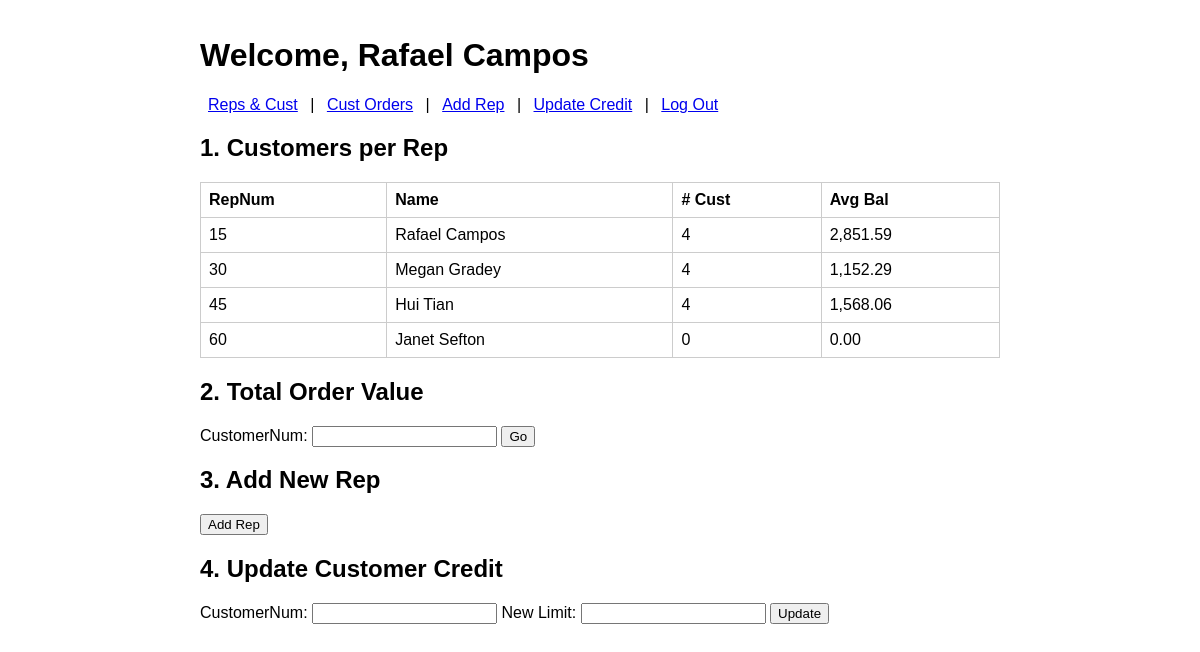
Page /dashboard.php (signed in) on the committed database.
### tables this page shows
CREATE TABLE Rep
(RepNum CHAR(2) PRIMARY KEY,
LastName CHAR(15),
FirstName CHAR(15),
Street CHAR(15),
City CHAR(15),
State CHAR(2),
PostalCode CHAR(5),
Commission DECIMAL(7,2),
Rate DECIMAL(3,2),
Password VARCHAR(60));

### dashboard.php (the view, shortened to what this page needs)
<?php
require __DIR__.'/includes/config.php';
?>
<!DOCTYPE html>
<html>
<head>
  <link rel="stylesheet" href="assets/styles.css">
</head>
<body>
  <h1>Welcome, <?=htmlspecialchars($_SESSION['rep_name'])?></h1>
  <nav>
    <a href="#report1">Reps & Cust</a> |
    <a href="#report2">Cust Orders</a> |
    <a href="#addrep">Add Rep</a> |
    <a href="#updcredit">Update Credit</a> |
    <a href="logout.php">Log Out</a>
  </nav>
  <h2 id="report1">1. Customers per Rep</h2>
<?php
$sql = "
  SELECT r.RepNum, r.FirstName, r.LastName,
         COUNT(c.CustomerNum) AS num_customers,
         AVG(c.Balance)      AS avg_balance
    FROM Rep r
    LEFT JOIN Customer c ON c.RepNum = r.RepNum
   GROUP BY r.RepNum
";
$rows = $db->query($sql)->fetchAll(PDO::FETCH_ASSOC);
?>
<table>
  <tr><th>RepNum</th><th>Name</th><th># Cust</th><th>Avg Bal</th></tr>
  <?php foreach($rows as $r): ?>
    <tr>
      <td><?=$r['RepNum']?></td>
      <td><?=htmlspecialchars($r['FirstName'].' '.$r['LastName'])?></td>
      <td><?=$r['num_customers']?></td>
      <td><?=number_format($r['avg_balance'],2)?></td>
    </tr>
  <?php endforeach; ?>
</table>
<h2 id="report2">2. Total Order Value</h2>
<form method="GET">
  CustomerNum: <input name="custnum" required>
  <button>Go</button>
</form>
<h2 id="addrep">3. Add New Rep</h2>
<form method="POST" action="#addrep">
  <button>Add Rep</button>
</form>
<h2 id="updcredit">4. Update Customer Credit</h2>
<form method="POST" action="#updcredit">
  CustomerNum: <input name="custnum" required>
  New Limit:    <input name="newlimit" type="number" step="0.01" required>
  <button>Update</button>
</form>
</body>
</html>

### assets/styles.css (style rules this page uses)
body { font-family: sans-serif; max-width:800px; margin:auto; padding:1em; }
nav a { margin:0 .5em; }
table { width:100%; border-collapse:collapse; margin-top:1em; }
th, td { border:1px solid #ccc; padding:.5em; text-align:left; }

### rows in the picture
rep: RepNum "15", FirstName+LastName "Rafael Campos", num_customers "4", avg_balance "2,851.59"
rep: RepNum "30", FirstName+LastName "Megan Gradey", num_customers "4", avg_balance "1,152.29"
rep: RepNum "45", FirstName+LastName "Hui Tian", num_customers "4", avg_balance "1,568.06"
rep: RepNum "60", FirstName+LastName "Janet Sefton", num_customers "0", avg_balance "0.00"

### other values in the picture
$_SESSION['rep_name'] "Rafael Campos"
